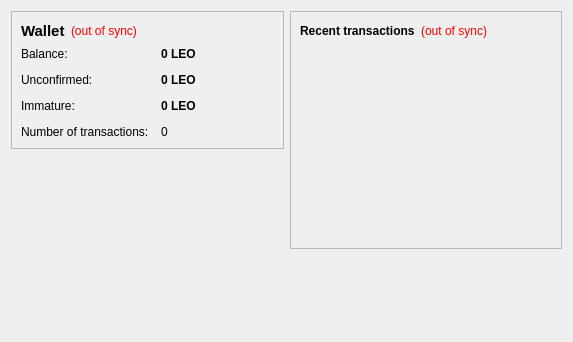
<?xml version="1.0" encoding="UTF-8"?>
<ui version="4.0">
 <class>OverviewPage</class>
 <widget class="QWidget" name="OverviewPage">
  <property name="geometry">
   <rect>
    <x>0</x>
    <y>0</y>
    <width>573</width>
    <height>342</height>
   </rect>
  </property>
  <property name="windowTitle">
   <string>Form</string>
  </property>
  <layout class="QHBoxLayout" name="horizontalLayout" stretch="1,1">
   <item>
    <layout class="QVBoxLayout" name="verticalLayout_2">
     <item>
      <widget class="QFrame" name="frame">
       <property name="frameShape">
        <enum>QFrame::StyledPanel</enum>
       </property>
       <property name="frameShadow">
        <enum>QFrame::Raised</enum>
       </property>
       <layout class="QVBoxLayout" name="verticalLayout_4">
        <item>
         <layout class="QHBoxLayout" name="horizontalLayout_4">
          <item>
           <widget class="QLabel" name="label_5">
            <property name="font">
             <font>
              <pointsize>11</pointsize>
              <weight>75</weight>
              <bold>true</bold>
             </font>
            </property>
            <property name="text">
             <string>Wallet</string>
            </property>
           </widget>
          </item>
          <item>
           <widget class="QLabel" name="labelWalletStatus">
            <property name="toolTip">
             <string>The displayed information may be out of date. Your wallet automatically synchronizes with the LeonCoin network after a connection is established, but this process has not completed yet.</string>
            </property>
            <property name="styleSheet">
             <string notr="true">QLabel { color: red; }</string>
            </property>
            <property name="text">
             <string notr="true">(out of sync)</string>
            </property>
            <property name="alignment">
             <set>Qt::AlignLeading|Qt::AlignLeft|Qt::AlignVCenter</set>
            </property>
           </widget>
          </item>
          <item>
           <spacer name="horizontalSpacer_2">
            <property name="orientation">
             <enum>Qt::Horizontal</enum>
            </property>
            <property name="sizeHint" stdset="0">
             <size>
              <width>40</width>
              <height>20</height>
             </size>
            </property>
           </spacer>
          </item>
         </layout>
        </item>
        <item>
         <layout class="QFormLayout" name="formLayout_2">
          <property name="fieldGrowthPolicy">
           <enum>QFormLayout::AllNonFixedFieldsGrow</enum>
          </property>
          <property name="horizontalSpacing">
           <number>12</number>
          </property>
          <property name="verticalSpacing">
           <number>12</number>
          </property>
          <item row="0" column="0">
           <widget class="QLabel" name="label">
            <property name="text">
             <string>Balance:</string>
            </property>
           </widget>
          </item>
          <item row="0" column="1">
           <widget class="QLabel" name="labelBalance">
            <property name="font">
             <font>
              <weight>75</weight>
              <bold>true</bold>
             </font>
            </property>
            <property name="cursor">
             <cursorShape>IBeamCursor</cursorShape>
            </property>
            <property name="toolTip">
             <string>Your current balance</string>
            </property>
            <property name="text">
             <string notr="true">0 LEO</string>
            </property>
            <property name="textInteractionFlags">
             <set>Qt::LinksAccessibleByMouse|Qt::TextSelectableByKeyboard|Qt::TextSelectableByMouse</set>
            </property>
           </widget>
          </item>
          <item row="1" column="0">
           <widget class="QLabel" name="label_3">
            <property name="text">
             <string>Unconfirmed:</string>
            </property>
           </widget>
          </item>
          <item row="1" column="1">
           <widget class="QLabel" name="labelUnconfirmed">
            <property name="font">
             <font>
              <weight>75</weight>
              <bold>true</bold>
             </font>
            </property>
            <property name="cursor">
             <cursorShape>IBeamCursor</cursorShape>
            </property>
            <property name="toolTip">
             <string>Total of transactions that have yet to be confirmed, and do not yet count toward the current balance</string>
            </property>
            <property name="text">
             <string notr="true">0 LEO</string>
            </property>
            <property name="textInteractionFlags">
             <set>Qt::LinksAccessibleByMouse|Qt::TextSelectableByKeyboard|Qt::TextSelectableByMouse</set>
            </property>
           </widget>
          </item>
          <item row="3" column="0">
           <widget class="QLabel" name="label_2">
            <property name="text">
             <string>Number of transactions:</string>
            </property>
           </widget>
          </item>
          <item row="3" column="1">
           <widget class="QLabel" name="labelNumTransactions">
            <property name="toolTip">
             <string>Total number of transactions in wallet</string>
            </property>
            <property name="text">
             <string notr="true">0</string>
            </property>
           </widget>
          </item>
          <item row="2" column="0">
           <widget class="QLabel" name="labelImmatureText">
            <property name="text">
             <string>Immature:</string>
            </property>
           </widget>
          </item>
          <item row="2" column="1">
           <widget class="QLabel" name="labelImmature">
            <property name="font">
             <font>
              <weight>75</weight>
              <bold>true</bold>
             </font>
            </property>
            <property name="toolTip">
             <string>Mined balance that has not yet matured</string>
            </property>
            <property name="text">
             <string notr="true">0 LEO</string>
            </property>
            <property name="textInteractionFlags">
             <set>Qt::LinksAccessibleByMouse|Qt::TextSelectableByKeyboard|Qt::TextSelectableByMouse</set>
            </property>
           </widget>
          </item>
         </layout>
        </item>
       </layout>
      </widget>
     </item>
     <item>
      <spacer name="verticalSpacer">
       <property name="orientation">
        <enum>Qt::Vertical</enum>
       </property>
       <property name="sizeHint" stdset="0">
        <size>
         <width>20</width>
         <height>40</height>
        </size>
       </property>
      </spacer>
     </item>
    </layout>
   </item>
   <item>
    <layout class="QVBoxLayout" name="verticalLayout_3">
     <item>
      <widget class="QFrame" name="frame_2">
       <property name="frameShape">
        <enum>QFrame::StyledPanel</enum>
       </property>
       <property name="frameShadow">
        <enum>QFrame::Raised</enum>
       </property>
       <layout class="QVBoxLayout" name="verticalLayout">
        <item>
         <layout class="QHBoxLayout" name="horizontalLayout_2">
          <item>
           <widget class="QLabel" name="label_4">
            <property name="text">
             <string>&lt;b&gt;Recent transactions&lt;/b&gt;</string>
            </property>
           </widget>
          </item>
          <item>
           <widget class="QLabel" name="labelTransactionsStatus">
            <property name="toolTip">
             <string>The displayed information may be out of date. Your wallet automatically synchronizes with the LeonCoin network after a connection is established, but this process has not completed yet.</string>
            </property>
            <property name="styleSheet">
             <string notr="true">QLabel { color: red; }</string>
            </property>
            <property name="text">
             <string notr="true">(out of sync)</string>
            </property>
            <property name="alignment">
             <set>Qt::AlignRight|Qt::AlignTrailing|Qt::AlignVCenter</set>
            </property>
           </widget>
          </item>
          <item>
           <spacer name="horizontalSpacer">
            <property name="orientation">
             <enum>Qt::Horizontal</enum>
            </property>
            <property name="sizeHint" stdset="0">
             <size>
              <width>40</width>
              <height>20</height>
             </size>
            </property>
           </spacer>
          </item>
         </layout>
        </item>
        <item>
         <widget class="QListView" name="listTransactions">
          <property name="styleSheet">
           <string notr="true">QListView { background: transparent; }</string>
          </property>
          <property name="frameShape">
           <enum>QFrame::NoFrame</enum>
          </property>
          <property name="verticalScrollBarPolicy">
           <enum>Qt::ScrollBarAlwaysOff</enum>
          </property>
          <property name="horizontalScrollBarPolicy">
           <enum>Qt::ScrollBarAlwaysOff</enum>
          </property>
          <property name="selectionMode">
           <enum>QAbstractItemView::NoSelection</enum>
          </property>
         </widget>
        </item>
       </layout>
      </widget>
     </item>
     <item>
      <spacer name="verticalSpacer_2">
       <property name="orientation">
        <enum>Qt::Vertical</enum>
       </property>
       <property name="sizeHint" stdset="0">
        <size>
         <width>20</width>
         <height>40</height>
        </size>
       </property>
      </spacer>
     </item>
    </layout>
   </item>
  </layout>
 </widget>
 <resources/>
 <connections/>
</ui>
